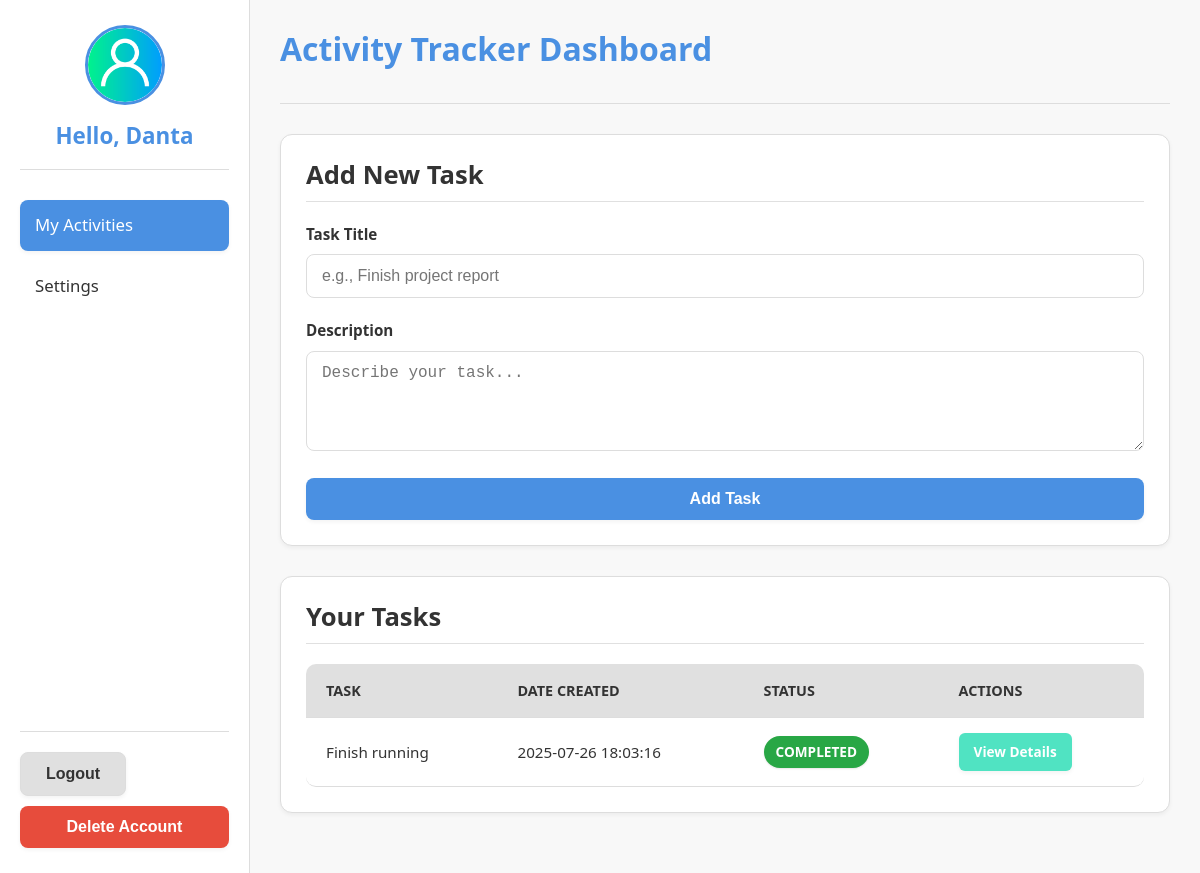
The app's page /dashboard (signed in), older data.
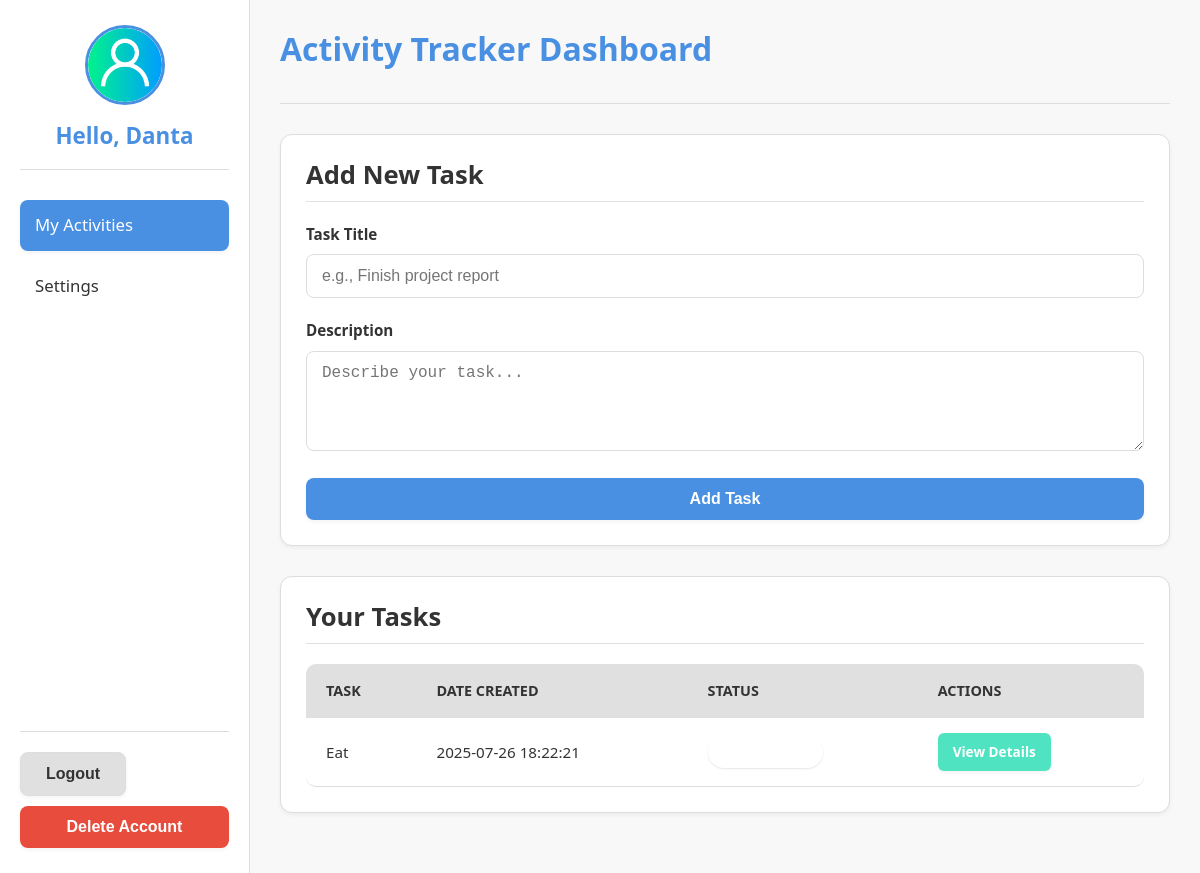
The same page, newer data.
### models.py (models this page shows)
class AppUser(Base):
    __tablename__ = "appuser"
    id = Column(Integer, primary_key=True, autoincrement=True)
    name = Column(String(50), nullable=False)
    email = Column(String(100), unique=True, nullable=False)
    password = Column(String(128), nullable=False)
    tasks = relationship(
        "Task",
        backref="user",
        lazy=True,
        cascade="all, delete-orphan"
    )

class Task(Base):
    __tablename__ = "task"
    id = Column(Integer, primary_key=True, autoincrement=True)
    title = Column(String(100), nullable=False)
    description = Column(String(256))
    status = Column(Enum(Status), default=Status.PENDING, nullable=False)
    created_at = Column(DateTime, nullable=False, default=datetime.utcnow)
    updated_at = Column(DateTime, nullable=False, default=datetime.utcnow, onupdate=datetime.utcnow)
    user_id = Column(Integer, ForeignKey('appuser.id', ondelete='CASCADE'), nullable=False)

### app.py (the view)
@app.route('/dashboard', methods=['GET'])
def dashboard():
    if 'user_id' not in session:
        return redirect(url_for('login'))
    user = db.get_user(session['user_id'])
    tasks = db.find_tasks_by_user_id(user.id)
    return render_template('dashboard.html', user=user, tasks=tasks)

### repository.py (called while the page is built)
    def get_user(self, user_id: int):
        return self.session.get(AppUser, user_id)

    def find_tasks_by_user_id(self, user_id: int):
        return self.session.query(Task).filter_by(user_id=user_id).all()

### templates/dashboard.html (shortened to what this page needs)
<!DOCTYPE html>
<html lang="en">
  <head>
    <link
      rel="stylesheet"
      href="{{ url_for('static', filename='css/main.css') }}"
    />
    <link
      rel="stylesheet"
      href="{{ url_for('static', filename='css/dashboard.css') }}"
    />
  </head>
  <body>
    <div class="dashboard-layout">
      <aside class="sidebar">
        <div class="user-profile">
          <img
            src="{{ url_for('static', filename='images/user.png') }}"
            alt="User Avatar"
          />
          <h2>Hello, {{ user.name }}</h2>
        </div>
        <nav class="main-nav">
          <ul>
            <li><a href="#" class="active">My Activities</a></li>
            <li><a href="#">Settings</a></li>
          </ul>
        </nav>
        <div class="sidebar-actions">
          <form method="POST" action="{{ url_for('logout') }}">
            <button type="submit" class="btn btn-secondary">Logout</button>
          </form>
          <button onclick="confirmDelete()" class="btn btn-danger">
            Delete Account
          </button>
        </div>
      </aside>
      <main class="main-content">
        <header class="main-header">
          <h1>Activity Tracker Dashboard</h1>
        </header>
        <section class="add-task-section card">
          <h2>Add New Task</h2>
          <form
            method="POST"
            action="{{ url_for('add_task') }}"
            class="add-task-form"
          >
            <div class="form-group">
              <label for="title">Task Title</label>
              <input
                type="text"
                id="title"
                name="title"
                required
                placeholder="e.g., Finish project report"
              />
            </div>
            <div class="form-group">
              <label for="description">Description</label>
              <textarea
                id="description"
                name="description"
                required
                placeholder="Describe your task..."
              ></textarea>
            </div>
            <button type="submit" class="btn btn-primary">Add Task</button>
          </form>
        </section>
        <section class="task-list-section card">
          <h2>Your Tasks</h2>
          {% if tasks %}
          <table>
            <thead>
              <tr>
                <th>Task</th>
                <th>Date Created</th>
                <th>Status</th>
                <th>Actions</th>
              </tr>
            </thead>
            <tbody>
              {% for task in tasks %}
              <tr>
                <td>{{ task.title }}</td>
                <td>{{ task.created_at.strftime("%Y-%m-%d %H:%M:%S") }}</td>
                <td data-label="Status">
                  <span
                    class="status-badge status-{{ task.status.value.lower() }}"
                    >{{ task.status.value }}</span
                  >
                </td>
                <td>
                  <a
                    href="{{ url_for('view_task', task_id=task.id) }}"
                    class="btn btn-sm"
                    >View Details</a
                  >
                </td>
              </tr>
              {% endfor %}
            </tbody>
          </table>
          {% else %}
          <p class="no-tasks-message">
            You haven't added any tasks yet. Start by adding one above!
          </p>
          {% endif %}
        </section>
      </main>
    </div>
  </body>
</html>

### static/css/main.css (style rules this page uses)
:root { --primary-color: #4a90e2; --secondary-color: #50e3c2; --accent-color: #f5a623; --danger-color: #dc3545; --success-color: #28a745; --info-color: #17a2b8; --warning-color: #ffc107; --neutral-color: #6c757d; --purple-color: #6f42c1; --text-color-dark: #333; --text-color-light: #666; --text-color-white: #fff; --bg-light: #f8f8f8; --bg-dark: #e0e0e0; --card-bg: #fff; --border-color: #ddd; --shadow-light: 0 2px 4px rgba(0, 0, 0, 0.05); --shadow-medium: 0 4px 10px rgba(0, 0, 0, 0.08); --spacing-xs: 5px; --spacing-sm: 10px; --spacing-md: 20px; --spacing-lg: 30px; --spacing-xl: 40px; --border-radius-sm: 4px; --border-radius-md: 8px; --border-radius-lg: 12px; --border-radius-pill: 20px; }
* { box-sizing: border-box; margin: 0; padding: 0; }
body { font-family: "Segoe UI", Roboto, "Helvetica Neue", Arial, sans-serif; line-height: 1.6; color: var(--text-color-dark); background-color: var(--bg-light); min-height: 100vh; }
a { color: var(--primary-color); text-decoration: none; transition: color 0.3s ease; }
h1, h2, h3, h4, h5, h6 { color: var(--text-color-dark); margin-bottom: var(--spacing-md); font-weight: 600; line-height: 1.2; }
h1 { font-size: 2.5rem; }
h2 { font-size: 2rem; }
.btn { display: inline-block; padding: 12px 25px; border: none; border-radius: var(--border-radius-md); cursor: pointer; font-size: 1rem; font-weight: 600; text-decoration: none; text-align: center; transition: background-color 0.3s ease, transform 0.2s ease, box-shadow 0.3s ease; box-shadow: var(--shadow-light); }
.btn-primary { background-color: var(--primary-color); color: var(--text-color-white); }
.btn-secondary { background-color: var(--bg-dark); color: var(--text-color-dark); border: 1px solid var(--border-color); }
.btn-danger { background-color: var(--danger-color); color: var(--text-color-white); }
.btn-sm { padding: 8px 15px; font-size: 0.85rem; border-radius: var(--border-radius-sm); }
.card { background-color: var(--card-bg); border-radius: var(--border-radius-lg); box-shadow: var(--shadow-light); padding: var(--spacing-lg); margin-bottom: var(--spacing-lg); border: 1px solid var(--border-color); }
.card h1, .card h2, .card h3 { margin-bottom: var(--spacing-md); padding-bottom: var(--spacing-sm); border-bottom: 1px solid var(--bg-dark); }
.form-group { margin-bottom: var(--spacing-md); }
.form-group label { display: block; margin-bottom: var(--spacing-sm); font-weight: 600; color: var(--text-color-dark); font-size: 0.95rem; }
.form-group input[type="text"], .form-group input[type="email"], .form-group input[type="password"], .form-group textarea { width: 100%; padding: 12px 15px; border: 1px solid var(--border-color); border-radius: var(--border-radius-md); font-size: 1rem; color: var(--text-color-dark); transition: border-color 0.3s ease, box-shadow 0.3s ease; }
.form-group textarea { min-height: 100px; resize: vertical; }
table { width: 100%; border-collapse: separate; border-spacing: 0; margin-bottom: 0; font-size: 0.95rem; }
th, td { padding: 15px 20px; text-align: left; border-bottom: 1px solid var(--border-color); }
th { background-color: var(--bg-dark); color: var(--text-color-dark); font-weight: 600; text-transform: uppercase; font-size: 0.9rem; }
table thead tr:first-child th:first-child { border-top-left-radius: var(--border-radius-md); }
table thead tr:first-child th:last-child { border-top-right-radius: var(--border-radius-md); }
table tbody tr:last-child td:first-child { border-bottom-left-radius: var(--border-radius-md); }
table tbody tr:last-child td:last-child { border-bottom-right-radius: var(--border-radius-md); }
.status-badge { display: inline-block; padding: 5px 12px; border-radius: var(--border-radius-pill); font-size: 0.85rem; font-weight: 600; text-transform: capitalize; color: var(--text-color-white); min-width: 90px; text-align: center; box-shadow: 0 1px 2px rgba(0, 0, 0, 0.1); }

Row changes from the older to the newer data that the page shows:
removed Task: title "Finish running", created_at "2025-07-26 18:03:16", status.value "COMPLETED"
added Task: title "Eat", created_at "2025-07-26 18:22:21"
